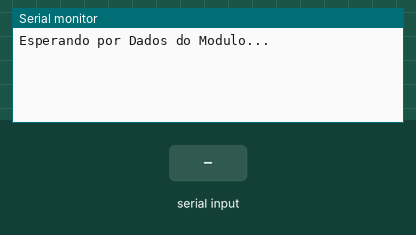
Simulated run of this sketch. Board: Arduino Uno, built with avr-gcc and run on an emulated ATmega328P. Parts: the last lines printed to the serial monitor. Inputs (shaded band) come from the test bench.

Above: at 1.2 s.
1.3 s: "1" received over the second serial link
At 2.5 s:
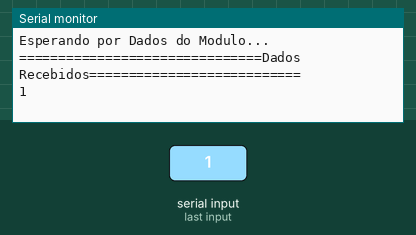
2.8 s: "0" received over the second serial link
At 2.87 s:
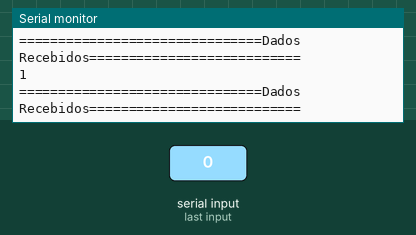
4.3 s: "2" received over the second serial link
At 4.7 s:
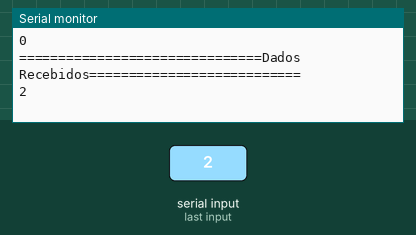

The sketch:

GPSubloxNEO6M.ino
```cpp
/***************************************************
READING GPS ublox NEO-6M module SENSOR DATA.
 ***************************************************
 This program makes the raw reading of the data received by the GPS ublox NEO-6M module. Therefore, this is
 a program for the initial test of the module's operation. In order to obtain
 information on speed, position, etc., a processing process must be performed on the data received.

 Created 02/12/2018
 By [Izaias ALves](https://github.com/JRizaias)
 ****************************************************/


#include <SoftwareSerial.h>
SoftwareSerial PacoteSerial(10, 11); // RX, TX
void setup() {
   PacoteSerial.begin(9600);
   Serial.begin(9600);
   Serial.println("Esperando por Dados do Modulo...");
}

void loop() {
  PacoteSerial.listen();
   if (PacoteSerial.available()){
    Serial.print("\n===============================Dados Recebidos===========================\n");
    //Serial.print("\n");
      while (PacoteSerial.available()) {
         char dados = PacoteSerial.read();
         Serial.print(dados);

      }
   }
}
```

Measured:
- after the input at 1.3 s, the serial monitor: prints a new line at once (image 1)
- after the input at 4.3 s, the serial monitor: prints a new line after 0.08 s (image 3)
